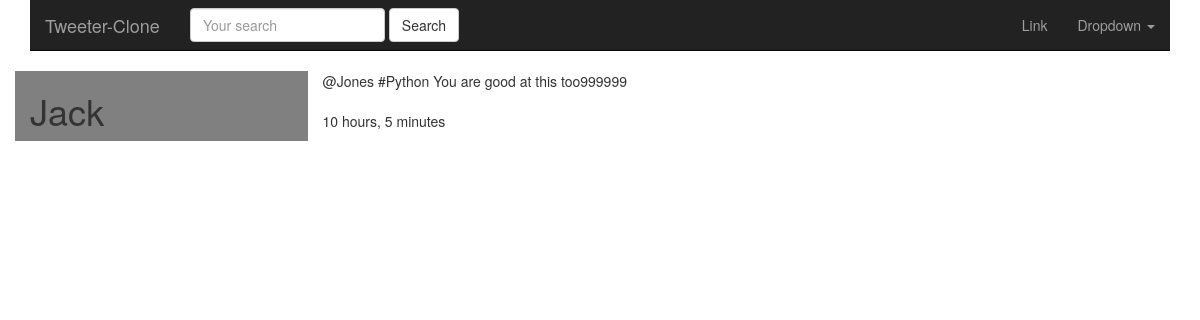
Page /tweets/55/ on the committed database.
### tweets/models.py (models this page shows, shortened)
class Tweet(models.Model):
    parent      = models.ForeignKey('self', blank=True, null=True)
    user        = models.ForeignKey(settings.AUTH_USER_MODEL)
    content     = models.CharField(max_length=255, validators=[validate_content])
    liked       = models.ManyToManyField(settings.AUTH_USER_MODEL, blank=True, related_name='liked')
    reply       = models.BooleanField(verbose_name='Is a reply?', default=False)
    updated     = models.DateTimeField(auto_now=True)
    timestamp   = models.DateTimeField(auto_now_add=True)
    objects     = TweetManager()
    class Meta:
        ordering = ['-timestamp']

### tweets/views.py (the view)
# urls.py: url(r'^(?P<pk>\d+)/$', TweetDetailView.as_view(), name='detail'),
class TweetDetailView(DetailView):
    queryset = Tweet.objects.all()

### tweets/templates/tweets/tweet_detail.html (shortened to what this page needs)
{% extends "base.html" %}
{% block content %}
<div class='row'>
    <div class='col-sm-3 col-xs-12' style='background-color:grey;'>
        <h1>{{ object.user }} </h1>
    </div>
    <div class='col-sm-9 col-xs-12'>
         {{ object.content }}<br/>
            <br/>
        {{ object.timestamp|timesince }}
    </div>
</div>
{% endblock content %}

### rows in the picture
Tweet: user "Jack", content "@Jones #Python You are good at this too999999", timestamp "10 hours, 5 minutes"
